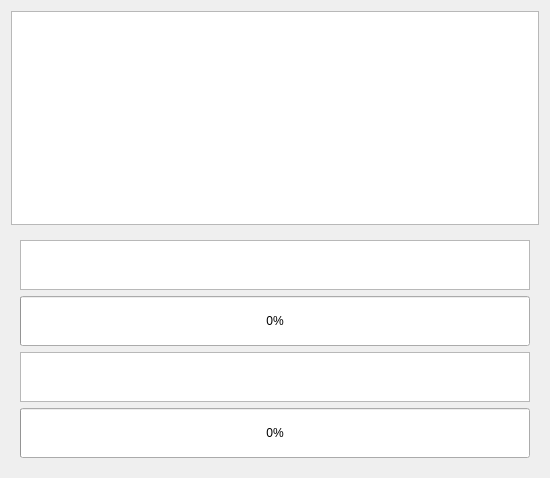
<?xml version="1.0" encoding="UTF-8"?>
<ui version="4.0">
 <class>ReminderProcessWindow</class>
 <widget class="QWidget" name="ReminderProcessWindow">
  <property name="geometry">
   <rect>
    <x>0</x>
    <y>0</y>
    <width>550</width>
    <height>478</height>
   </rect>
  </property>
  <property name="windowTitle">
   <string>Form</string>
  </property>
  <layout class="QVBoxLayout" name="verticalLayout_2">
   <item>
    <widget class="QTextBrowser" name="sthFunShow">
     <property name="font">
      <font>
       <pointsize>26</pointsize>
      </font>
     </property>
    </widget>
   </item>
   <item>
    <widget class="QWidget" name="widget" native="true">
     <layout class="QVBoxLayout" name="verticalLayout">
      <item>
       <widget class="QTextEdit" name="renderProcessTextEdit">
        <property name="maximumSize">
         <size>
          <width>16777215</width>
          <height>50</height>
         </size>
        </property>
       </widget>
      </item>
      <item>
       <widget class="QProgressBar" name="renderProgressBar">
        <property name="minimumSize">
         <size>
          <width>0</width>
          <height>50</height>
         </size>
        </property>
        <property name="value">
         <number>0</number>
        </property>
       </widget>
      </item>
      <item>
       <widget class="QTextEdit" name="exportProcessTextEdit">
        <property name="maximumSize">
         <size>
          <width>16777215</width>
          <height>50</height>
         </size>
        </property>
       </widget>
      </item>
      <item>
       <widget class="QProgressBar" name="exportProgressBar">
        <property name="minimumSize">
         <size>
          <width>0</width>
          <height>50</height>
         </size>
        </property>
        <property name="value">
         <number>0</number>
        </property>
       </widget>
      </item>
     </layout>
    </widget>
   </item>
  </layout>
 </widget>
 <resources/>
 <connections/>
</ui>
